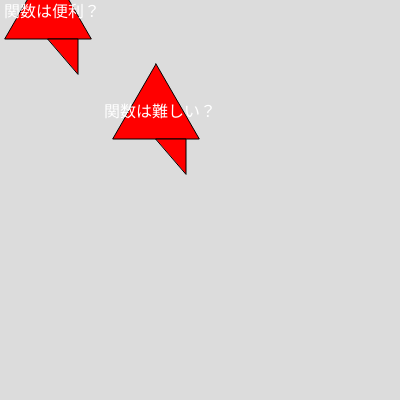
Frame 1 (no input)
Frame 60 (no input): identical to frame 1, image omitted
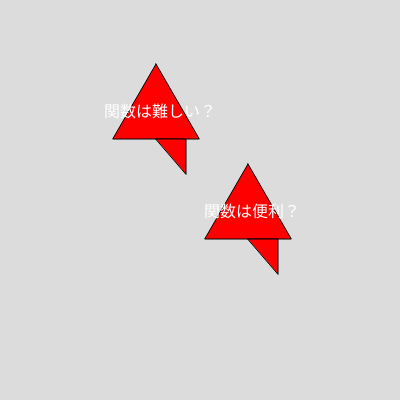
Frame 120 (the mouse pressed at the canvas centre since frame 60)

The p5.js sketch that drew these frames (run headless with seeded random() and noise() and a simulated clock; from frame 60 on, the mouse is pressed at the canvas centre):

// p5.js sketch
// ── sketch.js
function setup(){
  createCanvas(400, 400);
  textSize(16);
}

function draw(){
  background(220);
  balloon("関数は難しい？", 100, 100, 3);
  balloon("関数は便利？", mouseX, mouseY,3);
}

function balloon(t, x, y,k){   //ｋは吹き出しの角の数（形の変化）
  const w = textWidth(t); // テキストの幅
  const h = textAscent() + textDescent(); // テキストの高さ
  const p = 4; // 余白の大きさ (padding)

  push();

  // BLANK[1] 吹き出しの背景を先に描く
  fill(255,0,0);

  let rx=(x+textWidth(t)/2);   //テキスト中心のｘ座標
  let ry=y+textAscent();       //テキスト中心のｙ座標

  // BLANK[2] 吹き出しの三角形を描く
   beginShape();    // 点つなぎを始める
  for(let i = 0; i < k; i++){
    const theta = TWO_PI * i * 1/k - HALF_PI;
    const cx = rx + cos(theta) * 50;
    const cy = ry + sin(theta) * 50;
    vertex(cx, cy);  // 次につなぐ点を１つ増やす
  }
  endShape(CLOSE); // 点つなぎを終わる

  // 吹き出しのテキストを次に描く
  textAlign(LEFT, CENTER);
  fill(255);
  text(t, x + p, y + h / 2 + p);

   fill(255,0,0);
  triangle( rx ,ry+25,rx+30,ry+25,rx+30,ry+60);
  
  pop();
}
